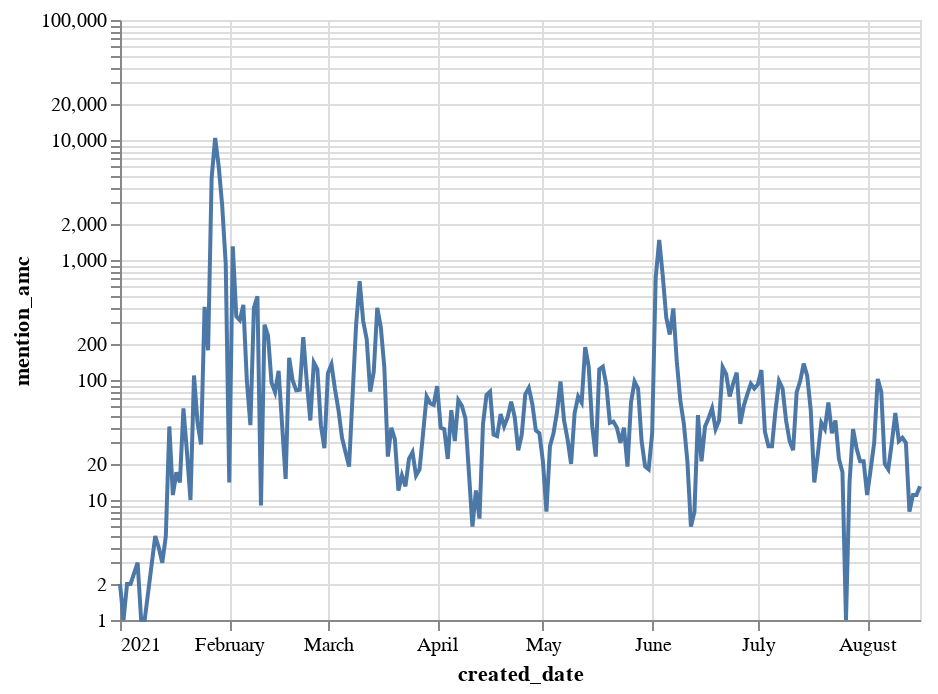

This figure's notebook cell:
### Code cell
#AMC Mentions
alt.Chart(mentions_sum).transform_filter(
    alt.datum.mention_amc > 0  
).mark_line().encode(
    x = 'created_date:T',
    y = alt.Y('mention_amc:Q',
              scale=alt.Scale(type='log'))
)

### Figure 1 — Vega-Lite specification as saved in the notebook (floating-point values rounded to 4 significant figures; data arrays with more than 128 entries replaced by an {"elided": "..."} marker saying what was removed)
{"config": {"view": {"continuousWidth": 400, "continuousHeight": 300}}, "data": {"name": "data-adb4d2ca0a15aa20a0b214738e4271f0"}, "mark": "line", "encoding": {"x": {"type": "temporal", "field": "created_date"}, "y": {"type": "quantitative", "field": "mention_amc", "scale": {"type": "log"}}}, "transform": [{"filter": "(datum.mention_amc > 0)"}], "$schema": "https://vega.github.io/schema/vega-lite/v4.8.1.json", "datasets": {"data-adb4d2ca0a15aa20a0b214738e4271f0": {"elided": "228 records"}}}
